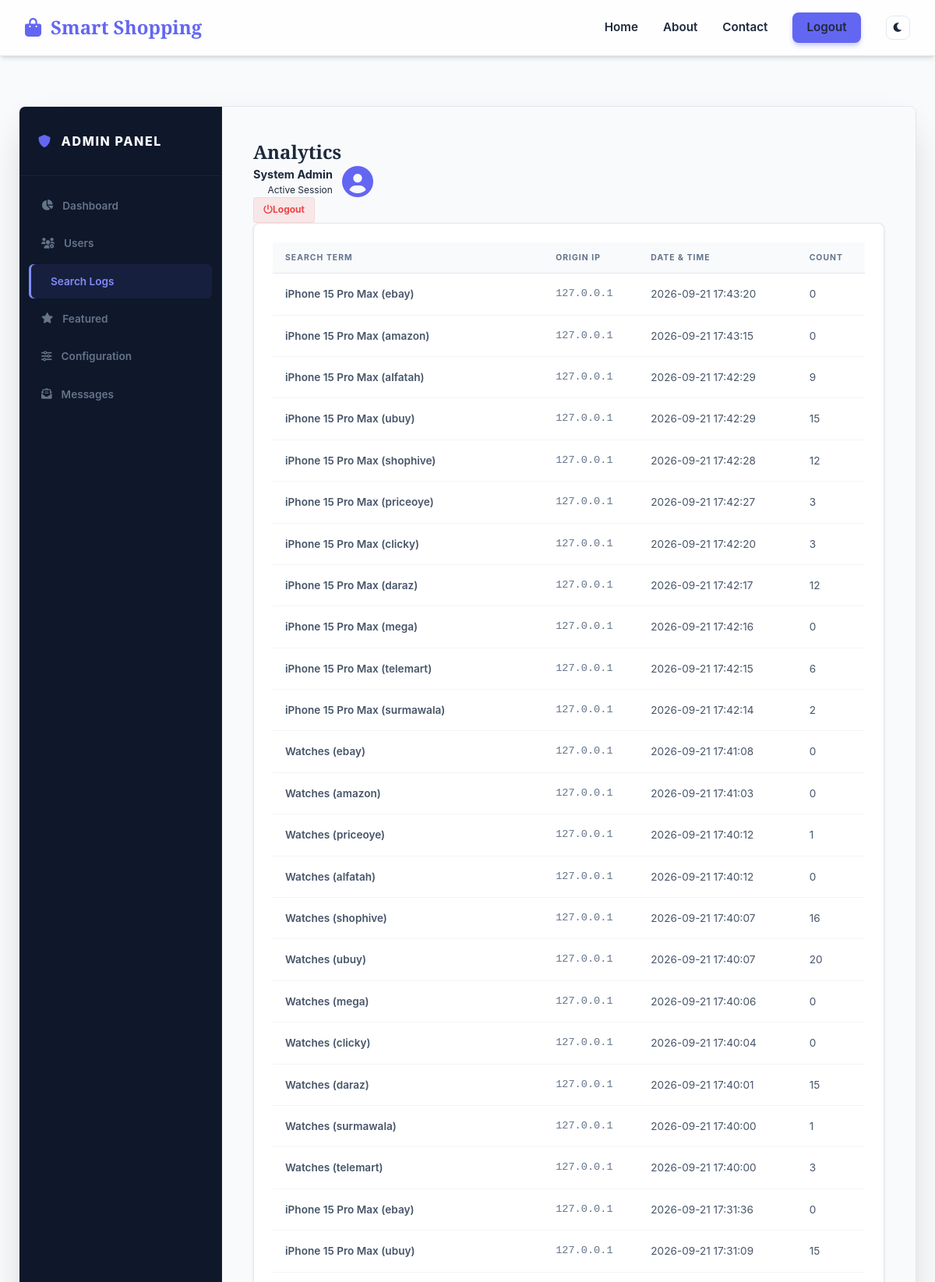
The page /admin/analytics (signed in, upper part) on the database its author committed.
### tables this page shows
CREATE TABLE search_queries (id INTEGER PRIMARY KEY AUTOINCREMENT, query TEXT, user_ip TEXT, timestamp DATETIME DEFAULT CURRENT_TIMESTAMP, results_count INTEGER, user_id INTEGER);

### app.py (the view)
@app.route('/admin/analytics/')
@app.route('/admin/analytics')
@admin_required
def admin_analytics():
    conn = get_db_connection()
    queries = conn.execute("SELECT * FROM search_queries ORDER BY timestamp DESC").fetchall()
    conn.close()
    return render_template('admin.html', section='analytics', queries=queries)

### app.py (called while the page is built)
def admin_required(f):
    @wraps(f)
    def decorated_function(*args, **kwargs):
        if not session.get('admin_logged_in'):
            flash("Admin access required.", "danger")
            return redirect(url_for('admin_login'))
        return f(*args, **kwargs)
    return decorated_function

def get_db_connection():
    conn = sqlite3.connect(DB_PATH)
    conn.row_factory = sqlite3.Row
    return conn

### templates/admin.html (shortened to what this page needs)
{% extends "base.html" %}
{% block content %}
<div class="admin-wrapper">
    <div class="admin-sidebar">
        <div class="admin-logo">
            <i class="fas fa-shield-alt" style="color: var(--primary);"></i> ADMIN PANEL
        </div>
        <div class="admin-nav">
            <a href="{{ url_for('admin') }}" class="{% if section == 'dashboard' %}active{% endif %}">
                <i class="fas fa-chart-pie"></i> Dashboard
            </a>
            <a href="{{ url_for('admin_users') }}" class="{% if section == 'users' %}active{% endif %}">
                <i class="fas fa-users-cog"></i> Users
            </a>
            <a href="{{ url_for('admin_analytics') }}" class="{% if section == 'analytics' %}active{% endif %}">
                 Search Logs
            </a>
            <a href="{{ url_for('admin_products') }}" class="{% if section == 'products' %}active{% endif %}">
                <i class="fas fa-star"></i> Featured
            </a>
            <a href="{{ url_for('admin_settings') }}" class="{% if section == 'settings' %}active{% endif %}">
                <i class="fas fa-sliders-h"></i> Configuration
            </a>
            <a href="{{ url_for('admin_messages') }}" class="{% if section == 'messages' %}active{% endif %}">
                <i class="fas fa-envelope-open-text"></i> Messages
            </a>
        </div>
    </div>
    <div class="admin-main">
        <div class="admin-header">
            <h2>{{ section | title }}</h2>
            <div class="admin-header-right">
                <div style="display: flex; align-items: center; gap: 0.75rem;">
                    <div style="text-align: right;">
                        <div style="font-weight: 700; color: var(--text-main); font-size: 0.9rem;">System Admin</div>
                        <div style="font-size: 0.75rem;">Active Session</div>
                    </div>
                    <i class="fas fa-user-circle" style="font-size: 2.5rem; color: var(--primary);"></i>
                </div>
                <a href="{{ url_for('admin_logout') }}" class="btn-action btn-delete" title="Sign Out">
                    <i class="fas fa-power-off"></i> Logout
                </a>
            </div>
        </div>
        {% if section == 'analytics' %}
        <div class="table-container">
            <table>
                <thead>
                    <tr>
                        <th>Search Term</th>
                        <th>Origin IP</th>
                        <th>Date & Time</th>
                        <th>Count</th>
                    </tr>
                </thead>
                <tbody>
                    {% for q in queries %}
                    <tr>
                        <td style="font-weight: 600;">{{ q.query }}</td>
                        <td style="font-family: monospace; color: var(--text-muted);">{{ q.user_ip }}</td>
                        <td>{{ q.timestamp }}</td>
                        <td>{{ q.results_count }}</td>
                    </tr>
                    {% endfor %}
                </tbody>
            </table>
        </div>
        {% endif %}
</div>
</div>
{% endblock %}

### templates/base.html (style rules this page uses)
:root { --primary: #6366f1; --primary-rgb: 99, 102, 241; --primary-hover: #4f46e5; --secondary: #10b981; --bg-body: #f8fafc; --bg-card: #ffffff; --bg-card-rgb: 255, 255, 255; --text-main: #1e293b; --text-muted: #64748b; --border: #e2e8f0; --navbar-bg: rgba(255, 255, 255, 0.8); --footer-bg: #0f172a; --white: #ffffff; --shadow: 0 4px 6px -1px rgb(0 0 0 / 0.1), 0 2px 4px -2px rgb(0 0 0 / 0.1); --transition: all 0.3s cubic-bezier(0.4, 0, 0.2, 1); }
* { box-sizing: border-box; margin: 0; padding: 0; font-family: 'Inter', 'Source Sans Pro', sans-serif; }
body { background-color: var(--bg-body); color: var(--text-main); display: flex; flex-direction: column; min-height: 100vh; transition: var(--transition); line-height: 1.5; }
h1, h2, h3, .logo { font-family: 'Outfit', 'Playfair Display', serif; font-weight: 700; }

### templates/admin.html (style rules this page uses)
body { background-color: var(--bg-body); }
.admin-wrapper { display: flex; background: var(--bg-card); color: var(--text-main); border-radius: 0.5rem; overflow: hidden; min-height: 90vh; border: 1px solid var(--border); box-shadow: 0 20px 50px -12px rgba(0, 0, 0, 0.2); margin: 1.5rem 0; position: relative; }
.admin-sidebar { width: 260px; background: #0f172a; padding: 2rem 0; display: flex; flex-direction: column; border-right: 1px solid rgba(255, 255, 255, 0.05); }
.admin-logo { padding: 0 1.5rem 2rem; border-bottom: 1px solid rgba(255, 255, 255, 0.05); font-size: 1rem; font-weight: 800; color: #f8fafc; display: flex; align-items: center; gap: 0.75rem; margin-bottom: 1rem; text-transform: uppercase; letter-spacing: 0.1em; }
.admin-nav { display: flex; flex-direction: column; gap: 0.25rem; padding: 0 0.75rem; }
.admin-nav a { padding: 0.75rem 1rem; color: #64748b; text-decoration: none; display: flex; align-items: center; gap: 0.75rem; border-radius: 0.375rem; font-weight: 600; font-size: 0.85rem; transition: all 0.2s ease; }
.admin-nav a.active { background: rgba(99, 102, 241, 0.1); color: #818cf8; box-shadow: inset 3px 0 0 #818cf8; }
.admin-main { flex: 1; padding: 2.5rem; overflow-y: auto; background: #f8fafc; }
.table-container { background: white; padding: 1.5rem; border-radius: 0.5rem; border: 1px solid #e2e8f0; box-shadow: 0 1px 3px rgba(0, 0, 0, 0.1); }
table { width: 100%; border-collapse: collapse; }
th { text-align: left; padding: 0.75rem 1rem; font-size: 0.65rem; font-weight: 700; text-transform: uppercase; letter-spacing: 0.1em; color: #64748b; border-bottom: 1px solid #e2e8f0; background: #f8fafc; }
td { padding: 1rem; font-size: 0.85rem; color: #475569; border-bottom: 1px solid #f1f5f9; }
.btn-action { padding: 0.4rem 0.75rem; border-radius: 0.25rem; font-weight: 700; font-size: 0.75rem; cursor: pointer; transition: all 0.2s ease; text-decoration: none; display: inline-flex; align-items: center; justify-content: center; }
.btn-delete { background: rgba(239, 68, 68, 0.1); color: #ef4444; border: 1px solid rgba(239, 68, 68, 0.1); }

### rows shown on the page
search_queries: query "iPhone 15 Pro Max (ebay)", user_ip "127.0.0.1", timestamp "2026-09-21 17:43:20", results_count "0"
search_queries: query "iPhone 15 Pro Max (amazon)", user_ip "127.0.0.1", timestamp "2026-09-21 17:43:15", results_count "0"
search_queries: query "iPhone 15 Pro Max (alfatah)", user_ip "127.0.0.1", timestamp "2026-09-21 17:42:29", results_count "9"
search_queries: query "iPhone 15 Pro Max (ubuy)", user_ip "127.0.0.1", timestamp "2026-09-21 17:42:29", results_count "15"
search_queries: query "iPhone 15 Pro Max (shophive)", user_ip "127.0.0.1", timestamp "2026-09-21 17:42:28", results_count "12"
search_queries: query "iPhone 15 Pro Max (priceoye)", user_ip "127.0.0.1", timestamp "2026-09-21 17:42:27", results_count "3"
search_queries: query "iPhone 15 Pro Max (clicky)", user_ip "127.0.0.1", timestamp "2026-09-21 17:42:20", results_count "3"
search_queries: query "iPhone 15 Pro Max (daraz)", user_ip "127.0.0.1", timestamp "2026-09-21 17:42:17", results_count "12"
search_queries: query "iPhone 15 Pro Max (mega)", user_ip "127.0.0.1", timestamp "2026-09-21 17:42:16", results_count "0"
search_queries: query "iPhone 15 Pro Max (telemart)", user_ip "127.0.0.1", timestamp "2026-09-21 17:42:15", results_count "6"
search_queries: query "iPhone 15 Pro Max (surmawala)", user_ip "127.0.0.1", timestamp "2026-09-21 17:42:14", results_count "2"
search_queries: query "Watches (ebay)", user_ip "127.0.0.1", timestamp "2026-09-21 17:41:08", results_count "0"
search_queries: query "Watches (amazon)", user_ip "127.0.0.1", timestamp "2026-09-21 17:41:03", results_count "0"
search_queries: query "Watches (priceoye)", user_ip "127.0.0.1", timestamp "2026-09-21 17:40:12", results_count "1"
search_queries: query "Watches (alfatah)", user_ip "127.0.0.1", timestamp "2026-09-21 17:40:12", results_count "0"
search_queries: query "Watches (shophive)", user_ip "127.0.0.1", timestamp "2026-09-21 17:40:07", results_count "16"
search_queries: query "Watches (ubuy)", user_ip "127.0.0.1", timestamp "2026-09-21 17:40:07", results_count "20"
search_queries: query "Watches (mega)", user_ip "127.0.0.1", timestamp "2026-09-21 17:40:06", results_count "0"
search_queries: query "Watches (clicky)", user_ip "127.0.0.1", timestamp "2026-09-21 17:40:04", results_count "0"
search_queries: query "Watches (daraz)", user_ip "127.0.0.1", timestamp "2026-09-21 17:40:01", results_count "15"
search_queries: query "Watches (surmawala)", user_ip "127.0.0.1", timestamp "2026-09-21 17:40:00", results_count "1"
search_queries: query "Watches (telemart)", user_ip "127.0.0.1", timestamp "2026-09-21 17:40:00", results_count "3"
search_queries: query "iPhone 15 Pro Max (ebay)", user_ip "127.0.0.1", timestamp "2026-09-21 17:31:36", results_count "0"
search_queries: query "iPhone 15 Pro Max (ubuy)", user_ip "127.0.0.1", timestamp "2026-09-21 17:31:09", results_count "15"

### other values the page prints
{{ section | title }} "Analytics"
